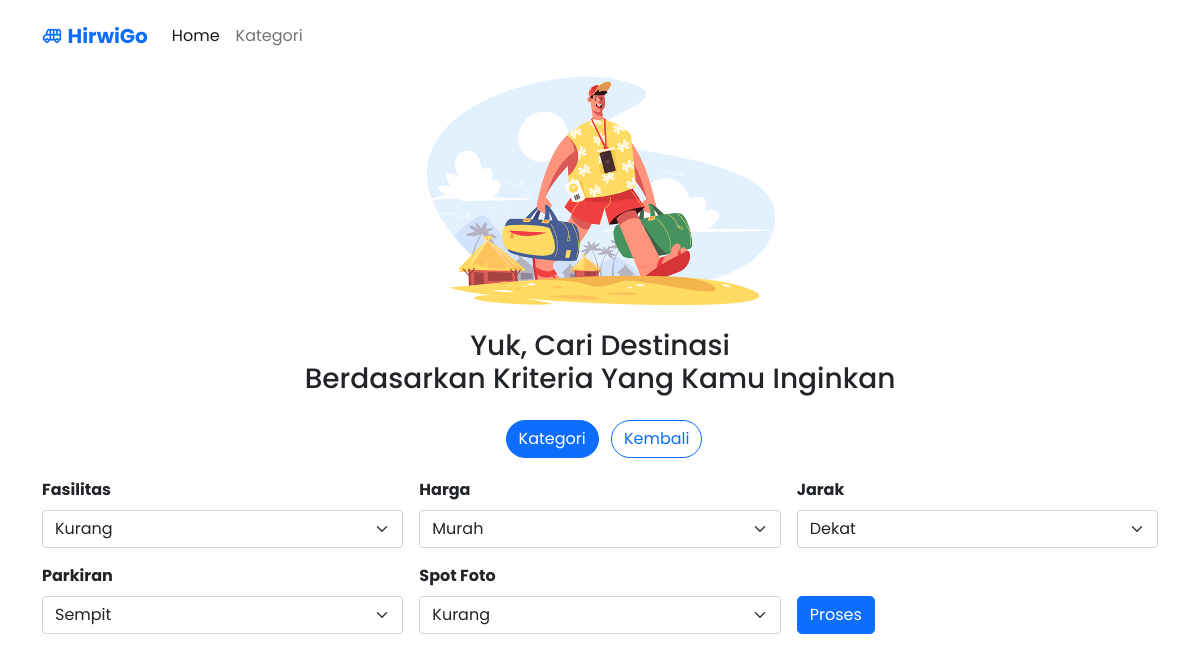
The page /fuzzy-database-php-mysql.php on the database its author committed.
### tables this page shows
CREATE TABLE IF NOT EXISTS `kriteria_fuzzy` (
  `id_kriteria_fuzzy` varchar(50) NOT NULL,
  `nama_kriteria_fuzzy` varchar(200) DEFAULT NULL,
  `batas_bawah` double DEFAULT NULL,
  `batas_tengah` double DEFAULT NULL,
  `batas_atas` double DEFAULT NULL,
  `nama_bawah` varchar(200) DEFAULT NULL,
  `nama_tengah` varchar(200) DEFAULT NULL,
  `nama_atas` varchar(200) DEFAULT NULL
);

### fuzzy-database-php-mysql.php (the view, shortened to what this page needs)
<?php
include("koneksi.php");
?>
<!DOCTYPE html PUBLIC "-//W3C//DTD XHTML 1.0 Transitional//EN" "http://www.w3.org/TR/xhtml1/DTD/xhtml1-transitional.dtd">
<html xmlns="http://www.w3.org/1999/xhtml">
<head>
	<link href="https://cdn.jsdelivr.net/npm/bootstrap@5.0.2/dist/css/bootstrap.min.css" rel="stylesheet">
	<link rel="stylesheet" href="https://unicons.iconscout.com/release/v4.0.0/css/line.css">
	<link rel="stylesheet" href="https://unicons.iconscout.com/release/v4.0.0/css/solid.css">
	<link rel="stylesheet" href="styles.css">
	<link rel="stylesheet" href="assets/style_item.css">
	<link rel="stylesheet" href="style_db.css">
	<link rel="stylesheet" href="card_profile/style.css" />
	<link rel="stylesheet" href="https://cdnjs.cloudflare.com/ajax/libs/font-awesome/5.15.2/css/all.min.css" />
</head>
<body>
	<nav class="navbar navbar-expand-lg navbar-light bg-white">
		<div class="container navbar">
			<a class="navbar-brand text-decoration-none mb-0 brandd text-primary" href="index.php">
				<i class="uil uil-bus-school fs-5" width="30px"></i>
				<strong>HirwiGo</strong>
			</a>
			<div class="collapse navbar-collapse" id="navbarNav">
				<ul class="navbar-nav">
					<li class="nav-item">
						<a class="nav-link text-decoration-none active" href="index.php">Home</a>
					</li>
					<li class="nav-item">
						<a class="nav-link text-decoration-none" href="#kategori">Kategori</a>
					</li>
				</ul>
			</div>
		</div>
	</nav>
	<?php
	if (!isset($_POST['button'])) {
	?>
		<div class="container mb-5">
			<center>
				<img src="assets/jalann.png" width="350px" alt="">
				<h3 class="mx-lg-5 text-center my-4">Yuk, Cari Destinasi <br> Berdasarkan Kriteria Yang Kamu Inginkan</h3>
				<a href="#kategori" class="btn text-decoration-none rounded-pill btn-primary mx-lg-2">
					Kategori
				</a>
				<a href="index.php" class="btn text-decoration-none rounded-pill btn-outline-primary">
					Kembali
				</a>
			</center>
			<form class="row g-3 mt-1" id="kategori" name="form1" method="post" action="">
				<?php
				$querykriteriafuzzy = mysqli_query($db, "SELECT * FROM kriteria_fuzzy ORDER BY id_kriteria_fuzzy ASC");
				while ($datakriteriafuzzy = mysqli_fetch_array($querykriteriafuzzy)) {
				?>
					<div class="col-md-4">
						<label for="inputState" class="form-label">
							<strong>
								<?php echo ucwords($datakriteriafuzzy['nama_kriteria_fuzzy']); ?>
							</strong>
						</label>
						<select id="inputState" class="form-select" name="kriteria<?php echo $datakriteriafuzzy['id_kriteria_fuzzy']; ?>" id="kriteria<?php echo $datakriteriafuzzy['id_kriteria_fuzzy']; ?>" class="inputan">
							<option value="bawah"><?php echo $datakriteriafuzzy['nama_bawah']; ?></option>
						</select>
					</div>
				<?php
				}
				?>
				<div class="col-md-4">
					<input type="submit" name="button" id="button" value="Proses" class="tombol btn btn-primary rounded-3 hasil_btn" />
				</div>
			</form>
		</div>
	<?php
	}
	?>
</body>
</html>

### styles.css (style rules this page uses)
.brandd { font-family: "Orbitron", sans-serif; }

### assets/style_item.css (style rules this page uses)
* { box-sizing: border-box; }

### style_db.css (style rules this page uses)
.hasil_btn { margin-top: 2rem; }

### Card_Profile/style.css (style rules this page uses)
* { box-sizing: border-box; font-family: "Poppins", sans-serif; }

### rows shown on the page
kriteria_fuzzy: nama_kriteria_fuzzy "Fasilitas", nama_bawah+id_kriteria_fuzzy "Kurang"
kriteria_fuzzy: nama_kriteria_fuzzy "Harga", nama_bawah+id_kriteria_fuzzy "Murah"
kriteria_fuzzy: nama_kriteria_fuzzy "Jarak", nama_bawah+id_kriteria_fuzzy "Dekat"
kriteria_fuzzy: nama_kriteria_fuzzy "Parkiran", nama_bawah+id_kriteria_fuzzy "Sempit"
kriteria_fuzzy: nama_kriteria_fuzzy "Spot Foto", nama_bawah+id_kriteria_fuzzy "Kurang"
